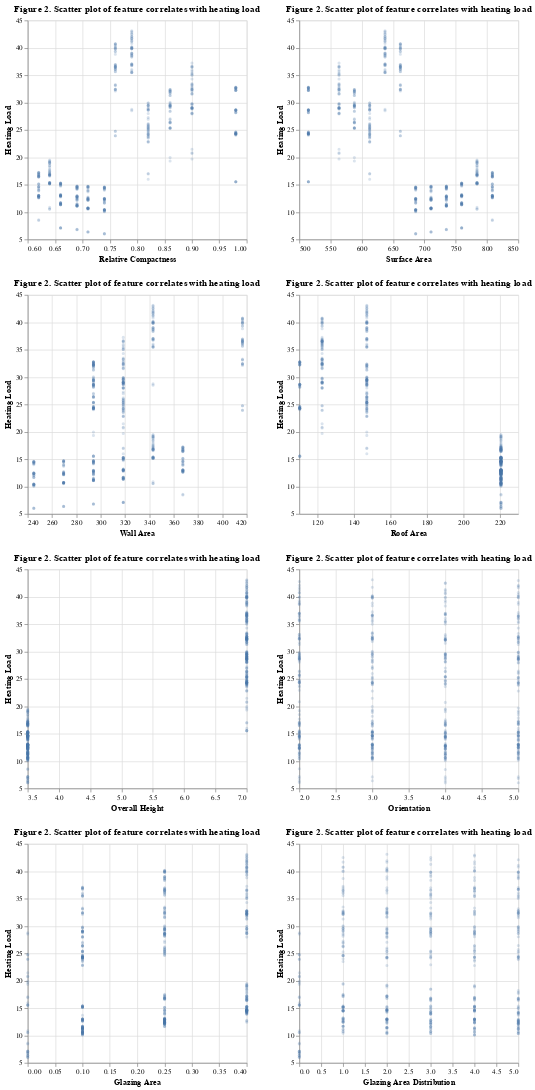

The notebook cell saved with this chart:
### Code cell
# pairwsie scatter plots

scatter1 = alt.Chart(train_df,
                    title = 'Figure 2. Scatter plot of feature correlates with heating load').mark_point(opacity = 0.2,
                                       size = 5).encode(
    alt.X (alt.repeat(),
           type = 'quantitative',
           scale = alt.Scale(zero = False)),
    alt.Y('Heating Load',
          scale = alt.Scale(zero = False))
    ).properties(
    width = 300,
    height = 300
    ).repeat(
    repeat = feats,
        columns = 2
    )
scatter1

### Figure 1 — Vega-Lite specification as saved in the notebook (floating-point values rounded to 4 significant figures; data arrays with more than 128 entries replaced by an {"elided": "..."} marker saying what was removed)
{"$schema": "https://vega.github.io/schema/vega-lite/v4.17.0.json", "columns": 2, "config": {"view": {"continuousHeight": 300, "continuousWidth": 400}}, "datasets": {"data-690a866ea37a34bf4e5816fdd2ab4c1b": {"elided": "537 records"}}, "repeat": ["Relative Compactness", "Surface Area", "Wall Area", "Roof Area", "Overall Height", "Orientation", "Glazing Area", "Glazing Area Distribution"], "spec": {"data": {"name": "data-690a866ea37a34bf4e5816fdd2ab4c1b"}, "encoding": {"x": {"field": {"repeat": "repeat"}, "scale": {"zero": false}, "type": "quantitative"}, "y": {"field": "Heating Load", "scale": {"zero": false}, "type": "quantitative"}}, "height": 300, "mark": {"opacity": 0.2, "size": 5, "type": "point"}, "title": "Figure 2. Scatter plot of feature correlates with heating load", "width": 300}}
